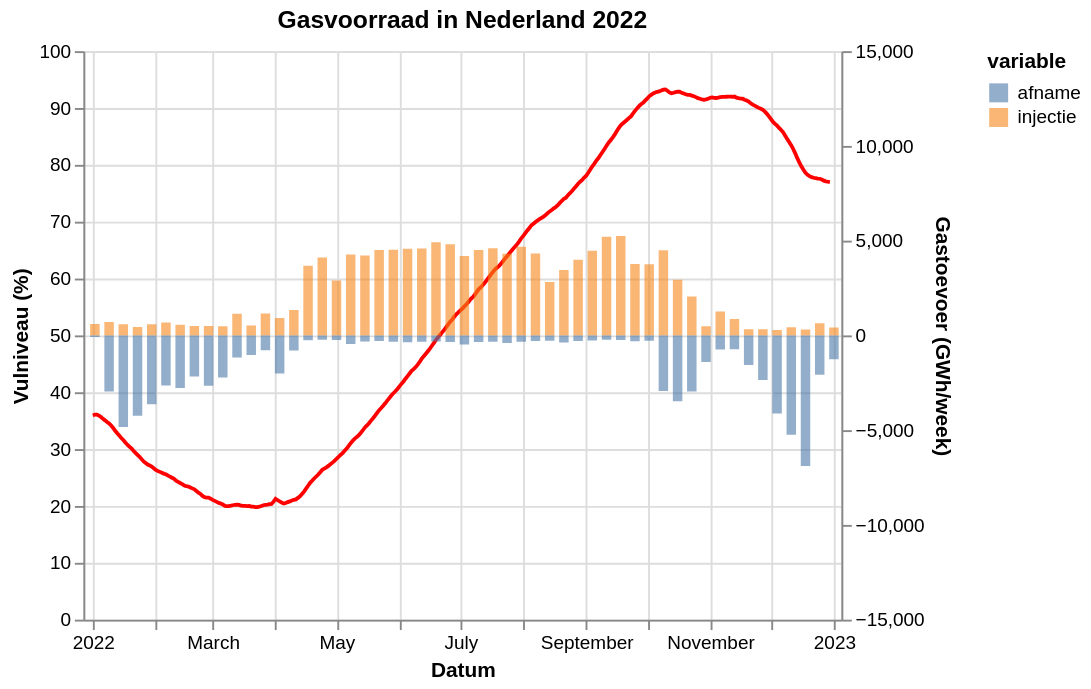

Specify this chart in Vega-Lite:
### Vega-Lite specification from a JSON file in a GitHub repository (floating-point values rounded to 4 significant figures; data arrays with more than 128 entries replaced by an {"elided": "..."} marker saying what was removed)
{"config": {"view": {"continuousWidth": 400, "continuousHeight": 300}}, "layer": [{"data": {"name": "data-eccce184644cc9f0d0c966fcc8c7dc00"}, "mark": {"type": "line", "color": "red"}, "encoding": {"tooltip": [{"field": "gasDayStart", "type": "temporal"}, {"field": "full", "type": "quantitative"}], "x": {"axis": {"title": "Datum"}, "field": "gasDayStart", "type": "temporal"}, "y": {"axis": {"title": "Vulniveau (%)"}, "field": "full", "scale": {"domain": [0, 100], "padding": 0}, "type": "quantitative"}}, "selection": {"selector001": {"type": "interval", "bind": "scales", "encodings": ["x", "y"]}}}, {"data": {"name": "data-1206ec112738cfff18a1da4115d434c0"}, "mark": {"type": "bar", "binSpacing": 0, "opacity": 0.6}, "encoding": {"color": {"field": "variable", "type": "nominal"}, "tooltip": [{"field": "gasDayStart", "type": "temporal"}, {"field": "variable", "type": "nominal"}, {"field": "value", "type": "quantitative"}], "x": {"axis": {"title": "Datum"}, "field": "gasDayStart", "scale": {"domain": ["2022-01-01", "2022-12-31"]}, "type": "temporal"}, "y": {"axis": {"title": "Gastoevoer (GWh/week)"}, "field": "value", "scale": {"domain": [-15000, 15000], "padding": 0}, "stack": null, "type": "quantitative"}}}], "resolve": {"scale": {"y": "independent"}}, "title": "Gasvoorraad in Nederland 2022", "$schema": "https://vega.github.io/schema/vega-lite/v5.json", "datasets": {"data-eccce184644cc9f0d0c966fcc8c7dc00": {"elided": "364 records"}, "data-1206ec112738cfff18a1da4115d434c0": [{"gasDayStart": "2022-01-02T00:00:00", "variable": "injectie", "value": 597.0}, {"gasDayStart": "2022-01-09T00:00:00", "variable": "injectie", "value": 710.0}, {"gasDayStart": "2022-01-16T00:00:00", "variable": "injectie", "value": 586.0}, {"gasDayStart": "2022-01-23T00:00:00", "variable": "injectie", "value": 448.0}, {"gasDayStart": "2022-01-30T00:00:00", "variable": "injectie", "value": 586.0}, {"gasDayStart": "2022-02-06T00:00:00", "variable": "injectie", "value": 676.0}, {"gasDayStart": "2022-02-13T00:00:00", "variable": "injectie", "value": 564.0}, {"gasDayStart": "2022-02-20T00:00:00", "variable": "injectie", "value": 494.0}, {"gasDayStart": "2022-02-27T00:00:00", "variable": "injectie", "value": 492.0}, {"gasDayStart": "2022-03-06T00:00:00", "variable": "injectie", "value": 478.0}, {"gasDayStart": "2022-03-13T00:00:00", "variable": "injectie", "value": 1147.0}, {"gasDayStart": "2022-03-20T00:00:00", "variable": "injectie", "value": 529.0}, {"gasDayStart": "2022-03-27T00:00:00", "variable": "injectie", "value": 1152.0}, {"gasDayStart": "2022-04-03T00:00:00", "variable": "injectie", "value": 922.0}, {"gasDayStart": "2022-04-10T00:00:00", "variable": "injectie", "value": 1335.0}, {"gasDayStart": "2022-04-17T00:00:00", "variable": "injectie", "value": 3678.0}, {"gasDayStart": "2022-04-24T00:00:00", "variable": "injectie", "value": 4112.0}, {"gasDayStart": "2022-05-01T00:00:00", "variable": "injectie", "value": 2901.0}, {"gasDayStart": "2022-05-08T00:00:00", "variable": "injectie", "value": 4271.0}, {"gasDayStart": "2022-05-15T00:00:00", "variable": "injectie", "value": 4211.0}, {"gasDayStart": "2022-05-22T00:00:00", "variable": "injectie", "value": 4502.0}, {"gasDayStart": "2022-05-29T00:00:00", "variable": "injectie", "value": 4518.0}, {"gasDayStart": "2022-06-05T00:00:00", "variable": "injectie", "value": 4571.0}, {"gasDayStart": "2022-06-12T00:00:00", "variable": "injectie", "value": 4587.0}, {"gasDayStart": "2022-06-19T00:00:00", "variable": "injectie", "value": 4910.0}, {"gasDayStart": "2022-06-26T00:00:00", "variable": "injectie", "value": 4806.0}, {"gasDayStart": "2022-07-03T00:00:00", "variable": "injectie", "value": 4188.0}, {"gasDayStart": "2022-07-10T00:00:00", "variable": "injectie", "value": 4508.0}, {"gasDayStart": "2022-07-17T00:00:00", "variable": "injectie", "value": 4600.0}, {"gasDayStart": "2022-07-24T00:00:00", "variable": "injectie", "value": 4303.0}, {"gasDayStart": "2022-07-31T00:00:00", "variable": "injectie", "value": 4681.0}, {"gasDayStart": "2022-08-07T00:00:00", "variable": "injectie", "value": 4325.0}, {"gasDayStart": "2022-08-14T00:00:00", "variable": "injectie", "value": 2818.0}, {"gasDayStart": "2022-08-21T00:00:00", "variable": "injectie", "value": 3448.0}, {"gasDayStart": "2022-08-28T00:00:00", "variable": "injectie", "value": 3997.0}, {"gasDayStart": "2022-09-04T00:00:00", "variable": "injectie", "value": 4462.0}, {"gasDayStart": "2022-09-11T00:00:00", "variable": "injectie", "value": 5210.0}, {"gasDayStart": "2022-09-18T00:00:00", "variable": "injectie", "value": 5243.0}, {"gasDayStart": "2022-09-25T00:00:00", "variable": "injectie", "value": 3764.0}, {"gasDayStart": "2022-10-02T00:00:00", "variable": "injectie", "value": 3758.0}, {"gasDayStart": "2022-10-09T00:00:00", "variable": "injectie", "value": 4493.0}, {"gasDayStart": "2022-10-16T00:00:00", "variable": "injectie", "value": 2933.0}, {"gasDayStart": "2022-10-23T00:00:00", "variable": "injectie", "value": 2052.0}, {"gasDayStart": "2022-10-30T00:00:00", "variable": "injectie", "value": 480.0}, {"gasDayStart": "2022-11-06T00:00:00", "variable": "injectie", "value": 1262.0}, {"gasDayStart": "2022-11-13T00:00:00", "variable": "injectie", "value": 861.0}, {"gasDayStart": "2022-11-20T00:00:00", "variable": "injectie", "value": 330.0}, {"gasDayStart": "2022-11-27T00:00:00", "variable": "injectie", "value": 323.0}, {"gasDayStart": "2022-12-04T00:00:00", "variable": "injectie", "value": 280.0}, {"gasDayStart": "2022-12-11T00:00:00", "variable": "injectie", "value": 430.0}, {"gasDayStart": "2022-12-18T00:00:00", "variable": "injectie", "value": 312.0}, {"gasDayStart": "2022-12-25T00:00:00", "variable": "injectie", "value": 637.0}, {"gasDayStart": "2023-01-01T00:00:00", "variable": "injectie", "value": 422.0}, {"gasDayStart": "2022-01-02T00:00:00", "variable": "afname", "value": -78.0}, {"gasDayStart": "2022-01-09T00:00:00", "variable": "afname", "value": -2959.0}, {"gasDayStart": "2022-01-16T00:00:00", "variable": "afname", "value": -4838.0}, {"gasDayStart": "2022-01-23T00:00:00", "variable": "afname", "value": -4243.0}, {"gasDayStart": "2022-01-30T00:00:00", "variable": "afname", "value": -3627.0}, {"gasDayStart": "2022-02-06T00:00:00", "variable": "afname", "value": -2648.0}, {"gasDayStart": "2022-02-13T00:00:00", "variable": "afname", "value": -2779.0}, {"gasDayStart": "2022-02-20T00:00:00", "variable": "afname", "value": -2167.0}, {"gasDayStart": "2022-02-27T00:00:00", "variable": "afname", "value": -2651.0}, {"gasDayStart": "2022-03-06T00:00:00", "variable": "afname", "value": -2216.0}, {"gasDayStart": "2022-03-13T00:00:00", "variable": "afname", "value": -1166.0}, {"gasDayStart": "2022-03-20T00:00:00", "variable": "afname", "value": -1036.0}, {"gasDayStart": "2022-03-27T00:00:00", "variable": "afname", "value": -781.0}, {"gasDayStart": "2022-04-03T00:00:00", "variable": "afname", "value": -2008.0}, {"gasDayStart": "2022-04-10T00:00:00", "variable": "afname", "value": -791.0}, {"gasDayStart": "2022-04-17T00:00:00", "variable": "afname", "value": -261.0}, {"gasDayStart": "2022-04-24T00:00:00", "variable": "afname", "value": -226.0}, {"gasDayStart": "2022-05-01T00:00:00", "variable": "afname", "value": -243.0}, {"gasDayStart": "2022-05-08T00:00:00", "variable": "afname", "value": -449.0}, {"gasDayStart": "2022-05-15T00:00:00", "variable": "afname", "value": -325.0}, {"gasDayStart": "2022-05-22T00:00:00", "variable": "afname", "value": -296.0}, {"gasDayStart": "2022-05-29T00:00:00", "variable": "afname", "value": -340.0}, {"gasDayStart": "2022-06-05T00:00:00", "variable": "afname", "value": -366.0}, {"gasDayStart": "2022-06-12T00:00:00", "variable": "afname", "value": -333.0}, {"gasDayStart": "2022-06-19T00:00:00", "variable": "afname", "value": -315.0}, {"gasDayStart": "2022-06-26T00:00:00", "variable": "afname", "value": -346.0}, {"gasDayStart": "2022-07-03T00:00:00", "variable": "afname", "value": -474.0}, {"gasDayStart": "2022-07-10T00:00:00", "variable": "afname", "value": -348.0}, {"gasDayStart": "2022-07-17T00:00:00", "variable": "afname", "value": -336.0}, {"gasDayStart": "2022-07-24T00:00:00", "variable": "afname", "value": -403.0}, {"gasDayStart": "2022-07-31T00:00:00", "variable": "afname", "value": -329.0}, {"gasDayStart": "2022-08-07T00:00:00", "variable": "afname", "value": -300.0}, {"gasDayStart": "2022-08-14T00:00:00", "variable": "afname", "value": -277.0}, {"gasDayStart": "2022-08-21T00:00:00", "variable": "afname", "value": -376.0}, {"gasDayStart": "2022-08-28T00:00:00", "variable": "afname", "value": -289.0}, {"gasDayStart": "2022-09-04T00:00:00", "variable": "afname", "value": -268.0}, {"gasDayStart": "2022-09-11T00:00:00", "variable": "afname", "value": -231.0}, {"gasDayStart": "2022-09-18T00:00:00", "variable": "afname", "value": -247.0}, {"gasDayStart": "2022-09-25T00:00:00", "variable": "afname", "value": -307.0}, {"gasDayStart": "2022-10-02T00:00:00", "variable": "afname", "value": -280.0}, {"gasDayStart": "2022-10-09T00:00:00", "variable": "afname", "value": -2930.0}, {"gasDayStart": "2022-10-16T00:00:00", "variable": "afname", "value": -3469.0}, {"gasDayStart": "2022-10-23T00:00:00", "variable": "afname", "value": -2959.0}, {"gasDayStart": "2022-10-30T00:00:00", "variable": "afname", "value": -1406.0}, {"gasDayStart": "2022-11-06T00:00:00", "variable": "afname", "value": -749.0}, {"gasDayStart": "2022-11-13T00:00:00", "variable": "afname", "value": -735.0}, {"gasDayStart": "2022-11-20T00:00:00", "variable": "afname", "value": -1565.0}, {"gasDayStart": "2022-11-27T00:00:00", "variable": "afname", "value": -2350.0}, {"gasDayStart": "2022-12-04T00:00:00", "variable": "afname", "value": -4120.0}, {"gasDayStart": "2022-12-11T00:00:00", "variable": "afname", "value": -5238.0}, {"gasDayStart": "2022-12-18T00:00:00", "variable": "afname", "value": -6896.0}, {"gasDayStart": "2022-12-25T00:00:00", "variable": "afname", "value": -2080.0}, {"gasDayStart": "2023-01-01T00:00:00", "variable": "afname", "value": -1259.0}]}}
